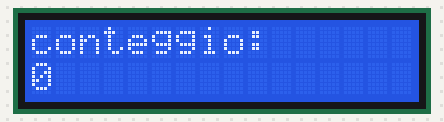
Bench run of a sketch on a simulated Arduino Uno, built with avr-gcc and run on an emulated ATmega328P. Shown: 16×2 character LCD.

Above: at 0.1 s.
At 4.1 s:
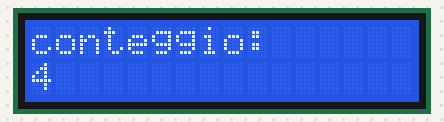
At 9.1 s:
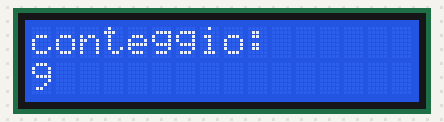
At 19.1 s:
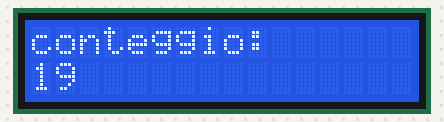
At 28.1 s:
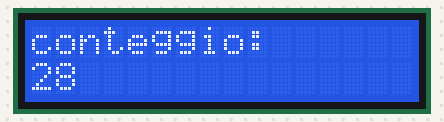
At 38.1 s:
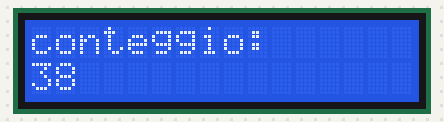

The sketch:

A018_LCD_coordinate.ino
```cpp
/*
Pilotaggio di display LCD con coordinate
*/

//aggiungo la libreria per il display
#include <LiquidCrystal.h>

//configuro i pin
LiquidCrystal lcd(12, 11, 5, 4, 3, 2);

//un contatore da incrementare
int contatore = 0;

void setup() {
  //inizializzo il display con 16 colonne e 2 righe
  lcd.begin(16, 2);
  //stampo un messaggio
  lcd.print("conteggio:");
}

void loop() {
  //mi sposto alla prima colonna (0) della seconda riga (1)
  lcd.setCursor(0, 1);
  //stampo il contatore
  lcd.print(contatore);
  //incremento il contatore
  contatore++;
  //pausa di 1s
  delay(1000);

}
```

Measured:
- what the display in image 1 shows lasts 1.0 s, from 4.1 s to 5.1 s
